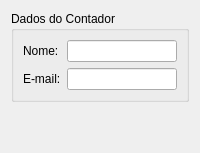
     <widget class="QWidget" name="tab_6">
      <attribute name="title">
       <string>Contador</string>
      </attribute>
      <layout class="QVBoxLayout" name="verticalLayout_10">
       <item>
        <widget class="QGroupBox" name="gbContador">
         <property name="title">
          <string>Dados do Contador</string>
         </property>
         <layout class="QFormLayout" name="formLayout_cont">
          <property name="fieldGrowthPolicy">
           <enum>QFormLayout::FieldGrowthPolicy::ExpandingFieldsGrow</enum>
          </property>
          <item row="0" column="0">
           <widget class="QLabel" name="label_40">
            <property name="text">
             <string>Nome:</string>
            </property>
           </widget>
          </item>
          <item row="0" column="1">
           <widget class="QLineEdit" name="Ledit_ContadorNome"/>
          </item>
          <item row="1" column="0">
           <widget class="QLabel" name="label_41">
            <property name="text">
             <string>E-mail:</string>
            </property>
           </widget>
          </item>
          <item row="1" column="1">
           <widget class="QLineEdit" name="Ledit_ContadorEmail"/>
          </item>
         </layout>
        </widget>
       </item>
       <item>
        <spacer name="verticalSpacer_cont">
         <property name="orientation">
          <enum>Qt::Orientation::Vertical</enum>
         </property>
         <property name="sizeHint" stdset="0">
          <size>
           <width>20</width>
           <height>40</height>
          </size>
         </property>
        </spacer>
       </item>
      </layout>
     </widget>
